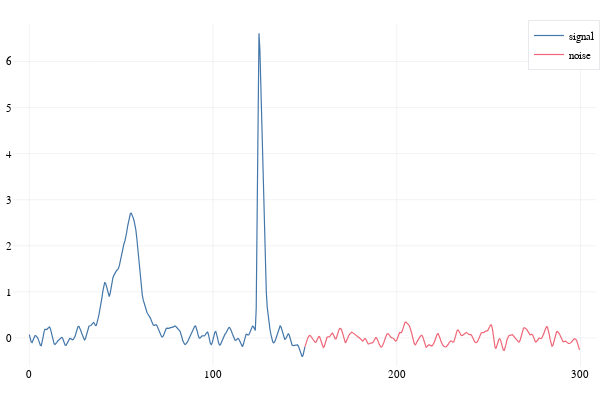

The notebook cell saved with this chart:
### Markdown cell above
Divide into signal and noise:

### Code cell
signal = crop(dataset_baselinecorrected, 0, 150)
noisesample = NoiseSample(crop(dataset_baselinecorrected, 150, 300))

plot(signal; label="signal")
plot!(noisesample; label="noise")

### Figure 1 — Plotly figure (JSON) as saved in the notebook; plotly's stock layout.template omitted (floating-point values rounded to 4 significant figures; data arrays with more than 128 entries replaced by an {"elided": "..."} marker saying what was removed)
{"data": [{"colorbar": {"title": {"text": ""}}, "legendgroup": "signal", "line": {"color": "rgba(68, 119, 170, 1.000)", "dash": "solid", "shape": "linear", "width": 1.2}, "mode": "lines", "name": "signal", "showlegend": true, "type": "scatter", "x": {"elided": "301 float values"}, "xaxis": "x", "y": {"elided": "301 float values"}, "yaxis": "y", "zmax": null, "zmin": null}, {"colorbar": {"title": {"text": ""}}, "legendgroup": "noise", "line": {"color": "rgba(238, 102, 119, 1.000)", "dash": "solid", "shape": "linear", "width": 1.2}, "mode": "lines", "name": "noise", "showlegend": true, "type": "scatter", "x": {"elided": "300 float values"}, "xaxis": "x", "y": {"elided": "300 float values"}, "yaxis": "y", "zmax": null, "zmin": null}], "layout": {"annotations": [], "height": 400, "legend": {"bgcolor": "rgba(255, 255, 255, 0.900)", "bordercolor": "rgba(34, 34, 85, 0.100)", "borderwidth": 1, "font": {"color": "rgba(0, 0, 0, 1)", "family": "sans-serif", "size": 11}, "title": {"font": {"color": "rgba(0, 0, 0, 1)", "family": "sans-serif", "size": 15}, "text": ""}, "tracegroupgap": 0, "traceorder": "normal", "x": 1, "xanchor": "auto", "y": 1, "yanchor": "auto"}, "margin": {"b": 20, "l": 0, "r": 0, "t": 20}, "paper_bgcolor": "rgba(255, 255, 255, 1.000)", "plot_bgcolor": "rgba(255, 255, 255, 1.000)", "showlegend": true, "width": 600, "xaxis": {"anchor": "y", "domain": [0.02138, 0.9934], "gridcolor": "rgba(34, 34, 85, 0.100)", "gridwidth": 0.5, "linecolor": "rgba(0, 0, 0, 1)", "mirror": false, "range": [-8.985, 308.5], "showgrid": true, "showline": false, "showticklabels": true, "tickangle": 0, "tickcolor": "rgba(0, 0, 0, 0)", "tickfont": {"color": "rgba(0, 0, 0, 1)", "family": "sans-serif", "size": 11}, "tickmode": "array", "ticks": "inside", "ticktext": ["0", "100", "200", "300"], "tickvals": [0, 100, 200, 300], "title": {"font": {"color": "rgba(0, 0, 0, 1)", "family": "sans-serif", "size": 15}, "text": ""}, "type": "linear", "visible": true, "zeroline": false, "zerolinecolor": "rgba(0, 0, 0, 1)"}, "yaxis": {"anchor": "x", "domain": [0.03762, 0.9902], "gridcolor": "rgba(34, 34, 85, 0.100)", "gridwidth": 0.5, "linecolor": "rgba(0, 0, 0, 1)", "mirror": false, "range": [-0.6205, 6.826], "showgrid": true, "showline": false, "showticklabels": true, "tickangle": 0, "tickcolor": "rgba(0, 0, 0, 0)", "tickfont": {"color": "rgba(0, 0, 0, 1)", "family": "sans-serif", "size": 11}, "tickmode": "array", "ticks": "inside", "ticktext": ["0", "1", "2", "3", "4", "5", "6"], "tickvals": [0, 1, 2, 3, 4, 5, 6], "title": {"font": {"color": "rgba(0, 0, 0, 1)", "family": "sans-serif", "size": 15}, "text": ""}, "type": "linear", "visible": true, "zeroline": false, "zerolinecolor": "rgba(0, 0, 0, 1)"}}}
